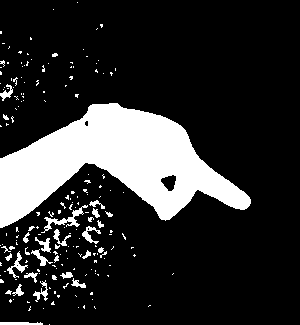
#> input picture engine/Dataset/P/P_test2427.png, 300 x 325 px, given in place of the camera
$ python LanguageSignRec.py Dataset/P Dataset/P/P_test2427.png
#> lines starting #> are read from the running program, lines starting #| are printed output that depends on the picture; after the words box and inside, x2 and y2 are one past the last pixel; in counts of white or black regions, pixels touching at a corner belong together
import cv2
import imutils
import numpy as np
import sys

bg = None
folder = sys.argv[1]
name = sys.argv[2]

def run_avg(image, aWeight):
    global bg
    # initialize the background
    if bg is None:
        bg = image.copy().astype("float")
        return

    # compute average
    cv2.accumulateWeighted(image, bg, aWeight)

def segment(image, threshold=20):
    global bg
    # find the absolute difference between background and current frame
    diff = cv2.absdiff(bg.astype("uint8"), image)

    thresholded = cv2.threshold(diff,
                                threshold,
                                255,
                                cv2.THRESH_BINARY)[1]

    # get the contours in the image after thresholdinf
    (cnts, _) = cv2.findContours(thresholded.copy(),
                                    cv2.RETR_EXTERNAL,
                                    cv2.CHAIN_APPROX_SIMPLE)


    if len(cnts) == 0:
        return
    else:
        # get the maximum contour (the hand)
        segmented = max(cnts, key=cv2.contourArea)
        return (thresholded, segmented)

def main():
    # initialize alfa
    aWeight = 0.7

    camera = cv2.VideoCapture(0)

    # ROI coordinates
    top, right, bottom, left = 100, 350, 425, 650

    num_frames = 0
    image_num = 0
    start_recording = False


    while(True):
        # get the current frame and edit it
        (grabbed, frame) = camera.read()
#> frame is the input picture: shape (325, 300, 3); 18.3% white; 185 white regions (158 under 20 px), largest, box (x1, y1, x2, y2) and area: (0, 103, 251, 228) 15249, (41, 205, 88, 233) 284, (7, 251, 28, 278) 153

        frame = imutils.resize(frame, width=700)
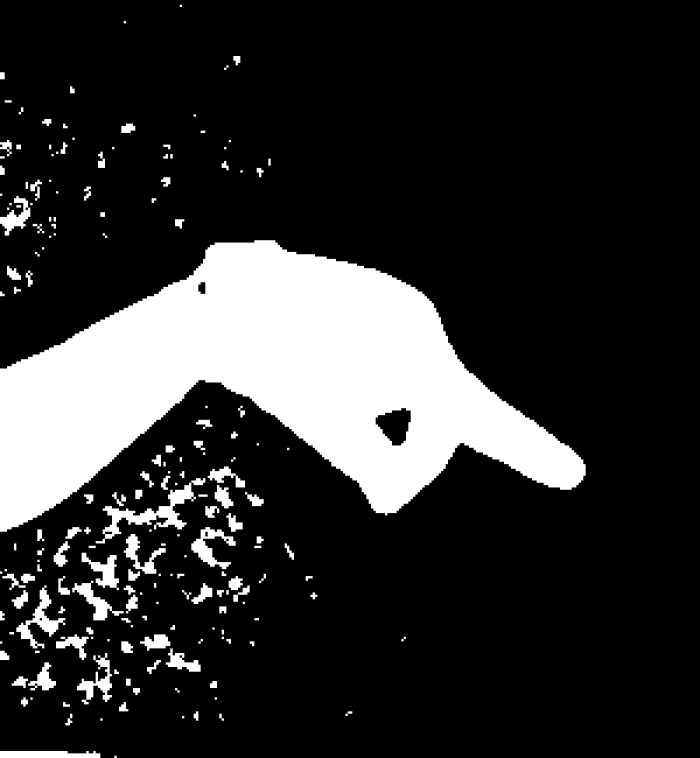
#> frame: shape (758, 700, 3); min 0, max 255, mean 46.7

        frame = cv2.flip(frame, 1)
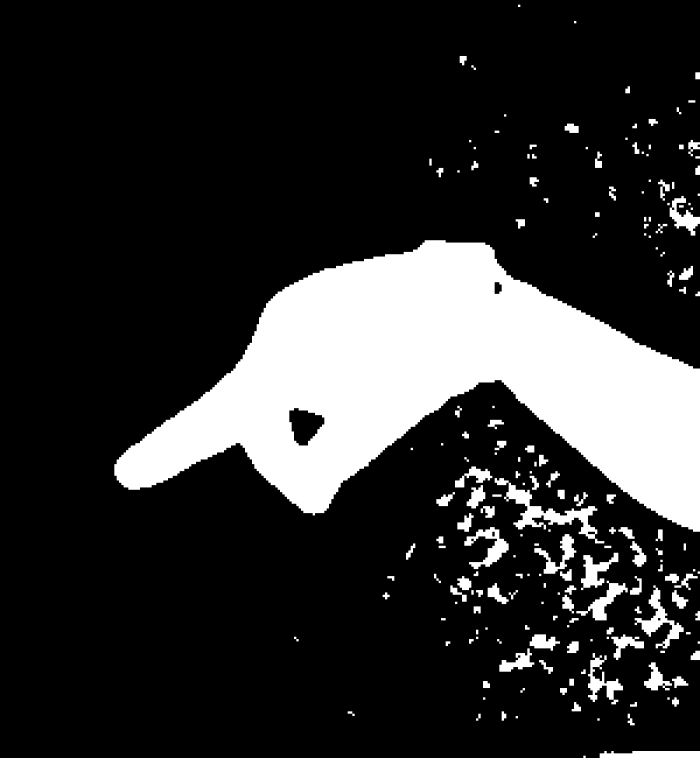
#> frame: shape (758, 700, 3); min 0, max 255, mean 46.7

        clone = frame.copy()

        cv2.imshow("frame",clone);

        (height, width) = frame.shape[:2]
#> height = 758; width = 700

        # get the ROI
        roi = frame[top:bottom, right:left]
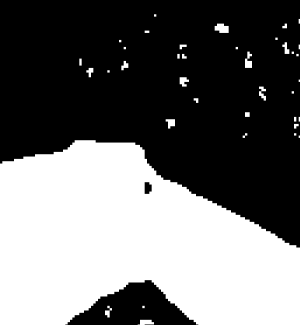
#> roi: shape (325, 300, 3); min 0, max 255, mean 107.7

        gray = cv2.cvtColor(roi, cv2.COLOR_BGR2GRAY)

        gray = cv2.GaussianBlur(gray, (7, 7), 0)
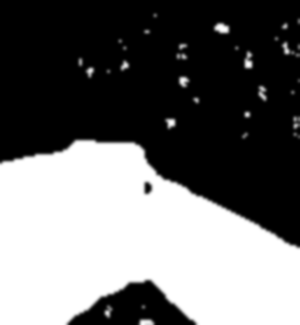
#> gray: shape (325, 300); min 0, max 255, mean 107.7

        height, width = gray.shape
#> height = 325; width = 300
        segmentation = np.zeros((height, width, 1), dtype = "uint8")

        # to get the background, keep looking till a threshold is reached
        if num_frames < 60:
            run_avg(gray, aWeight)
            print(num_frames)
        else:
            hand = segment(gray)

            if hand is not None:

                (thresholded, segmented) = hand

                # draw the segmented region and display the frame
                cv2.drawContours(clone, [segmented + (right, top)], -1, (0, 0, 255))
                cv2.drawContours(segmentation, [segmented ], -1, (255, 255, 255), cv2.FILLED)
                if start_recording:
                    print (folder + "\\" + name + "_test" + str(image_num) + '.png')
                    cv2.imwrite(folder + "\\" + name + "_test" + str(image_num) + '.png', segmentation)
                    image_num += 1
                    print(image_num)
                    sys.stdout.flush()
                cv2.imshow("Thesholded", thresholded)
                cv2.imshow("Segmentation", segmentation)

        cv2.rectangle(clone, (left, top), (right, bottom), (0,255,0), 2)
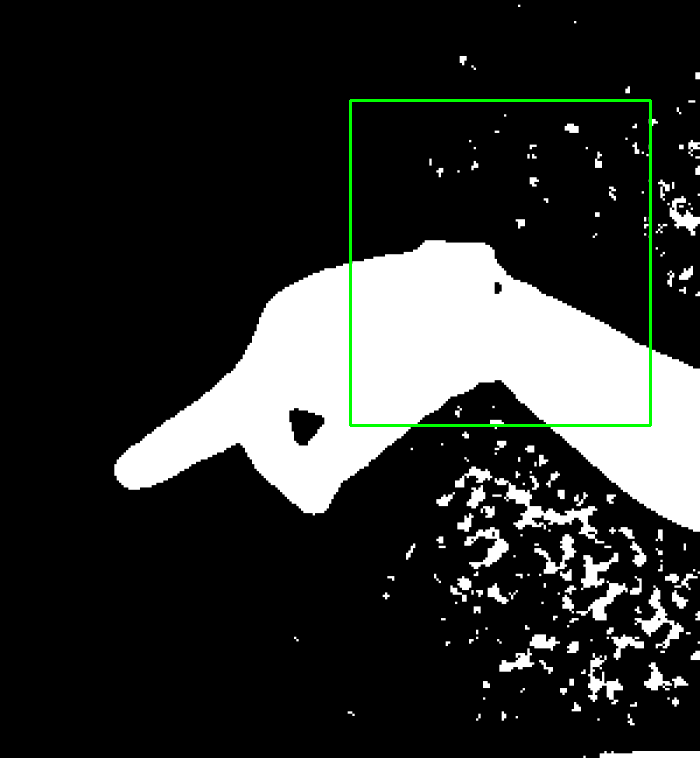
#> clone: shape (758, 700, 3); 0.71% of pixels changed, all inside (x1, y1, x2, y2) = (349, 99, 652, 427)

        num_frames += 1

        # display the frame with segmented hand
        cv2.imshow("Video", clone)

        keypress = cv2.waitKey(1) & 0xFF
#> (key q is pressed here)

        # if the user pressed "q", then stop looping
        if keypress == ord("q") or image_num > 3000:
            break

        if keypress == ord("s"):
            start_recording = True

main()
cv2.destroyAllWindows()
